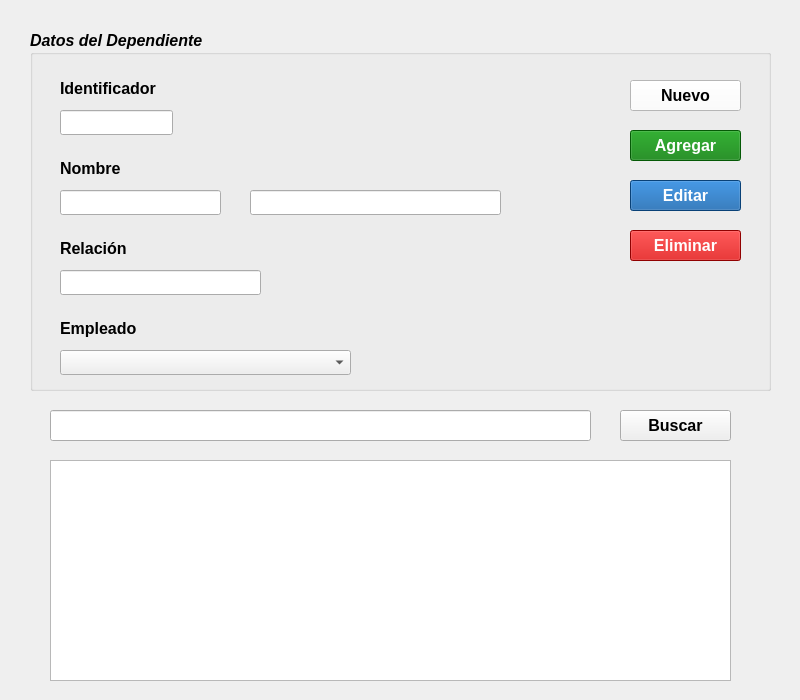
<?xml version="1.0" encoding="UTF-8"?>
<ui version="4.0">
 <class>FrmDependiente</class>
 <widget class="QWidget" name="FrmDependiente">
  <property name="geometry">
   <rect>
    <x>0</x>
    <y>0</y>
    <width>800</width>
    <height>700</height>
   </rect>
  </property>
  <property name="minimumSize">
   <size>
    <width>800</width>
    <height>700</height>
   </size>
  </property>
  <property name="font">
   <font>
    <pointsize>12</pointsize>
   </font>
  </property>
  <property name="windowTitle">
   <string>Gestion de Dependientes</string>
  </property>
  <widget class="QGroupBox" name="gb_datosDependiente">
   <property name="geometry">
    <rect>
     <x>30</x>
     <y>30</y>
     <width>741</width>
     <height>361</height>
    </rect>
   </property>
   <property name="font">
    <font>
     <pointsize>12</pointsize>
     <weight>75</weight>
     <italic>true</italic>
     <bold>true</bold>
    </font>
   </property>
   <property name="title">
    <string>Datos del Dependiente  </string>
   </property>
   <widget class="QLabel" name="lbl_identificador">
    <property name="geometry">
     <rect>
      <x>30</x>
      <y>50</y>
      <width>111</width>
      <height>17</height>
     </rect>
    </property>
    <property name="font">
     <font>
      <pointsize>12</pointsize>
      <weight>75</weight>
      <italic>false</italic>
      <bold>true</bold>
     </font>
    </property>
    <property name="text">
     <string>Identificador</string>
    </property>
   </widget>
   <widget class="QLineEdit" name="le_id">
    <property name="geometry">
     <rect>
      <x>30</x>
      <y>80</y>
      <width>113</width>
      <height>25</height>
     </rect>
    </property>
    <property name="font">
     <font>
      <pointsize>12</pointsize>
      <weight>50</weight>
      <italic>false</italic>
      <bold>false</bold>
     </font>
    </property>
    <property name="text">
     <string/>
    </property>
    <property name="readOnly">
     <bool>true</bool>
    </property>
   </widget>
   <widget class="QLabel" name="lbl_nombre">
    <property name="geometry">
     <rect>
      <x>30</x>
      <y>130</y>
      <width>101</width>
      <height>17</height>
     </rect>
    </property>
    <property name="font">
     <font>
      <pointsize>12</pointsize>
      <weight>75</weight>
      <italic>false</italic>
      <bold>true</bold>
     </font>
    </property>
    <property name="text">
     <string>Nombre</string>
    </property>
   </widget>
   <widget class="QLineEdit" name="le_primerNombre">
    <property name="geometry">
     <rect>
      <x>30</x>
      <y>160</y>
      <width>161</width>
      <height>25</height>
     </rect>
    </property>
    <property name="font">
     <font>
      <pointsize>12</pointsize>
      <weight>50</weight>
      <italic>false</italic>
      <bold>false</bold>
     </font>
    </property>
    <property name="text">
     <string/>
    </property>
   </widget>
   <widget class="QLineEdit" name="le_ultimoNombre">
    <property name="geometry">
     <rect>
      <x>220</x>
      <y>160</y>
      <width>251</width>
      <height>25</height>
     </rect>
    </property>
    <property name="font">
     <font>
      <pointsize>12</pointsize>
      <weight>50</weight>
      <italic>false</italic>
      <bold>false</bold>
     </font>
    </property>
    <property name="text">
     <string/>
    </property>
   </widget>
   <widget class="QLabel" name="lbl_relacion">
    <property name="geometry">
     <rect>
      <x>30</x>
      <y>210</y>
      <width>161</width>
      <height>17</height>
     </rect>
    </property>
    <property name="font">
     <font>
      <pointsize>12</pointsize>
      <weight>75</weight>
      <italic>false</italic>
      <bold>true</bold>
     </font>
    </property>
    <property name="text">
     <string>Relación</string>
    </property>
   </widget>
   <widget class="QLineEdit" name="le_relacion">
    <property name="geometry">
     <rect>
      <x>30</x>
      <y>240</y>
      <width>201</width>
      <height>25</height>
     </rect>
    </property>
    <property name="font">
     <font>
      <pointsize>12</pointsize>
      <weight>50</weight>
      <italic>false</italic>
      <bold>false</bold>
     </font>
    </property>
    <property name="text">
     <string/>
    </property>
   </widget>
   <widget class="QComboBox" name="cbx_empleado">
    <property name="geometry">
     <rect>
      <x>30</x>
      <y>320</y>
      <width>291</width>
      <height>25</height>
     </rect>
    </property>
    <property name="font">
     <font>
      <pointsize>12</pointsize>
      <weight>50</weight>
      <italic>false</italic>
      <bold>false</bold>
     </font>
    </property>
   </widget>
   <widget class="QLabel" name="lbl_empleado">
    <property name="geometry">
     <rect>
      <x>30</x>
      <y>290</y>
      <width>91</width>
      <height>17</height>
     </rect>
    </property>
    <property name="font">
     <font>
      <pointsize>12</pointsize>
      <weight>75</weight>
      <italic>false</italic>
      <bold>true</bold>
     </font>
    </property>
    <property name="text">
     <string>Empleado</string>
    </property>
   </widget>
   <widget class="QPushButton" name="btn_agregar">
    <property name="geometry">
     <rect>
      <x>600</x>
      <y>100</y>
      <width>111</width>
      <height>31</height>
     </rect>
    </property>
    <property name="font">
     <font>
      <pointsize>12</pointsize>
      <weight>75</weight>
      <italic>false</italic>
      <bold>true</bold>
     </font>
    </property>
    <property name="toolTip">
     <string>&lt;html&gt;&lt;head/&gt;&lt;body&gt;&lt;p&gt;&lt;span style=&quot; font-weight:400;&quot;&gt;Crea un nuevo registro&lt;/span&gt;&lt;/p&gt;&lt;/body&gt;&lt;/html&gt;</string>
    </property>
    <property name="styleSheet">
     <string notr="true">color:white;
background-color:rgb(7, 125, 8)</string>
    </property>
    <property name="text">
     <string>Agregar</string>
    </property>
    <property name="icon">
     <iconset resource="../PruebaClonar/HR_Seguridad/recursos/iconosBotones.qrc">
      <normaloff>:/iconosCrud/add40.png</normaloff>:/iconosCrud/add40.png</iconset>
    </property>
    <property name="iconSize">
     <size>
      <width>20</width>
      <height>20</height>
     </size>
    </property>
   </widget>
   <widget class="QPushButton" name="btn_editar">
    <property name="geometry">
     <rect>
      <x>600</x>
      <y>150</y>
      <width>111</width>
      <height>31</height>
     </rect>
    </property>
    <property name="font">
     <font>
      <pointsize>12</pointsize>
      <weight>75</weight>
      <italic>false</italic>
      <bold>true</bold>
     </font>
    </property>
    <property name="toolTip">
     <string>&lt;html&gt;&lt;head/&gt;&lt;body&gt;&lt;p&gt;&lt;span style=&quot; font-weight:400;&quot;&gt;Edita un registro ya existente&lt;/span&gt;&lt;/p&gt;&lt;/body&gt;&lt;/html&gt;</string>
    </property>
    <property name="styleSheet">
     <string notr="true">color:white;
background-color:rgb(12, 91, 166)</string>
    </property>
    <property name="text">
     <string>Editar</string>
    </property>
    <property name="icon">
     <iconset resource="../PruebaClonar/HR_Seguridad/recursos/iconosBotones.qrc">
      <normaloff>:/iconosCrud/edit40.png</normaloff>:/iconosCrud/edit40.png</iconset>
    </property>
    <property name="iconSize">
     <size>
      <width>20</width>
      <height>20</height>
     </size>
    </property>
   </widget>
   <widget class="QPushButton" name="btn_eliminar">
    <property name="geometry">
     <rect>
      <x>600</x>
      <y>200</y>
      <width>111</width>
      <height>31</height>
     </rect>
    </property>
    <property name="font">
     <font>
      <pointsize>12</pointsize>
      <weight>75</weight>
      <italic>false</italic>
      <bold>true</bold>
     </font>
    </property>
    <property name="toolTip">
     <string>&lt;html&gt;&lt;head/&gt;&lt;body&gt;&lt;p&gt;&lt;span style=&quot; font-weight:400;&quot;&gt;Elimina un registro&lt;/span&gt;&lt;/p&gt;&lt;/body&gt;&lt;/html&gt;</string>
    </property>
    <property name="styleSheet">
     <string notr="true">color:white;
background-color:rgb(201, 0, 0)</string>
    </property>
    <property name="text">
     <string>Eliminar</string>
    </property>
    <property name="icon">
     <iconset resource="../PruebaClonar/HR_Seguridad/recursos/iconosBotones.qrc">
      <normaloff>:/iconosCrud/delete40.png</normaloff>:/iconosCrud/delete40.png</iconset>
    </property>
    <property name="iconSize">
     <size>
      <width>20</width>
      <height>20</height>
     </size>
    </property>
   </widget>
   <widget class="QPushButton" name="btn_nuevo">
    <property name="geometry">
     <rect>
      <x>600</x>
      <y>50</y>
      <width>111</width>
      <height>31</height>
     </rect>
    </property>
    <property name="font">
     <font>
      <pointsize>12</pointsize>
      <weight>75</weight>
      <italic>false</italic>
      <bold>true</bold>
     </font>
    </property>
    <property name="toolTip">
     <string>&lt;html&gt;&lt;head/&gt;&lt;body&gt;&lt;p&gt;&lt;span style=&quot; font-weight:400;&quot;&gt;Limpia los campos del formulario&lt;/span&gt;&lt;/p&gt;&lt;/body&gt;&lt;/html&gt;</string>
    </property>
    <property name="styleSheet">
     <string notr="true">background-color:white</string>
    </property>
    <property name="text">
     <string>Nuevo</string>
    </property>
    <property name="icon">
     <iconset resource="../PruebaClonar/HR_Seguridad/recursos/iconosBotones.qrc">
      <normaloff>:/iconosCrud/clean40.png</normaloff>:/iconosCrud/clean40.png</iconset>
    </property>
    <property name="iconSize">
     <size>
      <width>20</width>
      <height>20</height>
     </size>
    </property>
   </widget>
  </widget>
  <widget class="QLineEdit" name="le_buscador">
   <property name="geometry">
    <rect>
     <x>50</x>
     <y>410</y>
     <width>541</width>
     <height>31</height>
    </rect>
   </property>
   <property name="font">
    <font>
     <pointsize>12</pointsize>
     <italic>false</italic>
    </font>
   </property>
   <property name="text">
    <string/>
   </property>
  </widget>
  <widget class="QTableView" name="tv_registrosDependientes">
   <property name="geometry">
    <rect>
     <x>50</x>
     <y>460</y>
     <width>681</width>
     <height>221</height>
    </rect>
   </property>
   <property name="font">
    <font>
     <pointsize>12</pointsize>
    </font>
   </property>
   <property name="verticalScrollBarPolicy">
    <enum>Qt::ScrollBarAsNeeded</enum>
   </property>
   <property name="horizontalScrollBarPolicy">
    <enum>Qt::ScrollBarAsNeeded</enum>
   </property>
  </widget>
  <widget class="QPushButton" name="btn_buscar">
   <property name="geometry">
    <rect>
     <x>620</x>
     <y>410</y>
     <width>111</width>
     <height>31</height>
    </rect>
   </property>
   <property name="font">
    <font>
     <pointsize>12</pointsize>
     <weight>75</weight>
     <italic>false</italic>
     <bold>true</bold>
    </font>
   </property>
   <property name="styleSheet">
    <string notr="true"/>
   </property>
   <property name="text">
    <string>Buscar</string>
   </property>
   <property name="icon">
    <iconset resource="../PruebaClonar/HR_Seguridad/recursos/iconosBotones.qrc">
     <normaloff>:/iconosCrud/search40.png</normaloff>:/iconosCrud/search40.png</iconset>
   </property>
  </widget>
 </widget>
 <tabstops>
  <tabstop>le_id</tabstop>
  <tabstop>le_primerNombre</tabstop>
  <tabstop>le_ultimoNombre</tabstop>
  <tabstop>le_relacion</tabstop>
  <tabstop>cbx_empleado</tabstop>
  <tabstop>le_buscador</tabstop>
  <tabstop>tv_registrosDependientes</tabstop>
 </tabstops>
 <resources>
  <include location="../PruebaClonar/HR_Seguridad/recursos/iconosBotones.qrc"/>
 </resources>
 <connections/>
</ui>
